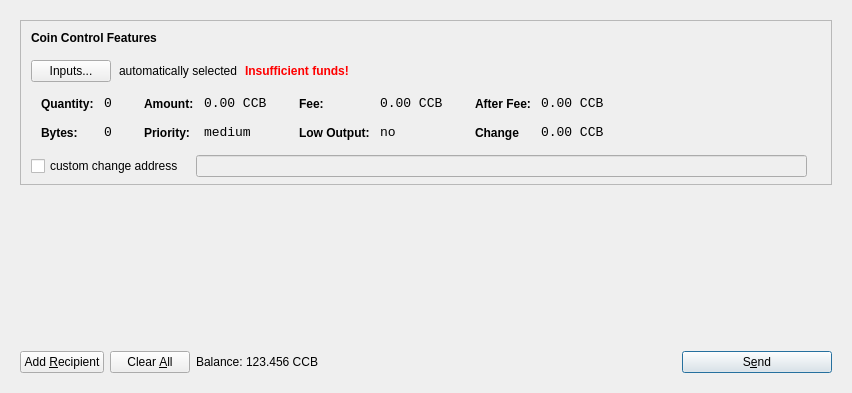
<?xml version="1.0" encoding="UTF-8"?>
<ui version="4.0">
 <class>SendCoinsDialog</class>
 <widget class="QDialog" name="SendCoinsDialog">
  <property name="geometry">
   <rect>
    <x>0</x>
    <y>0</y>
    <width>849</width>
    <height>393</height>
   </rect>
  </property>
  <property name="windowTitle">
   <string>Send Coins</string>
  </property>
  <layout class="QVBoxLayout" name="verticalLayout">
   <item>
    <widget class="QFrame" name="frameMain">
     <layout class="QVBoxLayout" name="verticalLayout_3">
      <item>
       <widget class="QFrame" name="frameCoinControl">
        <property name="sizePolicy">
         <sizepolicy hsizetype="Expanding" vsizetype="Expanding">
          <horstretch>0</horstretch>
          <verstretch>0</verstretch>
         </sizepolicy>
        </property>
        <property name="maximumSize">
         <size>
          <width>16777215</width>
          <height>16777215</height>
         </size>
        </property>
        <property name="frameShape">
         <enum>QFrame::StyledPanel</enum>
        </property>
        <property name="frameShadow">
         <enum>QFrame::Sunken</enum>
        </property>
        <layout class="QVBoxLayout" name="verticalLayoutCoinControl2">
         <property name="spacing">
          <number>6</number>
         </property>
         <property name="leftMargin">
          <number>0</number>
         </property>
         <property name="topMargin">
          <number>0</number>
         </property>
         <property name="rightMargin">
          <number>0</number>
         </property>
         <property name="bottomMargin">
          <number>6</number>
         </property>
         <item>
          <layout class="QVBoxLayout" name="verticalLayoutCoinControl" stretch="0,0,0,0,1">
           <property name="spacing">
            <number>0</number>
           </property>
           <property name="leftMargin">
            <number>10</number>
           </property>
           <property name="topMargin">
            <number>10</number>
           </property>
           <item>
            <layout class="QHBoxLayout" name="horizontalLayoutCoinControl1">
             <property name="bottomMargin">
              <number>15</number>
             </property>
             <item>
              <widget class="QLabel" name="labelCoinControlFeatures">
               <property name="sizePolicy">
                <sizepolicy hsizetype="Preferred" vsizetype="Maximum">
                 <horstretch>0</horstretch>
                 <verstretch>0</verstretch>
                </sizepolicy>
               </property>
               <property name="font">
                <font>
                 <weight>75</weight>
                 <bold>true</bold>
                </font>
               </property>
               <property name="styleSheet">
                <string notr="true">font-weight:bold;</string>
               </property>
               <property name="text">
                <string>Coin Control Features</string>
               </property>
              </widget>
             </item>
            </layout>
           </item>
           <item>
            <layout class="QHBoxLayout" name="horizontalLayoutCoinControl2" stretch="0,0,0,0">
             <property name="spacing">
              <number>8</number>
             </property>
             <property name="bottomMargin">
              <number>10</number>
             </property>
             <item>
              <widget class="QPushButton" name="pushButtonCoinControl">
               <property name="styleSheet">
                <string notr="true"/>
               </property>
               <property name="text">
                <string>Inputs...</string>
               </property>
              </widget>
             </item>
             <item>
              <widget class="QLabel" name="labelCoinControlAutomaticallySelected">
               <property name="text">
                <string>automatically selected</string>
               </property>
               <property name="margin">
                <number>5</number>
               </property>
              </widget>
             </item>
             <item>
              <widget class="QLabel" name="labelCoinControlInsuffFunds">
               <property name="font">
                <font>
                 <weight>75</weight>
                 <bold>true</bold>
                </font>
               </property>
               <property name="styleSheet">
                <string notr="true">color:red;font-weight:bold;</string>
               </property>
               <property name="text">
                <string>Insufficient funds!</string>
               </property>
               <property name="margin">
                <number>5</number>
               </property>
              </widget>
             </item>
             <item>
              <spacer name="horizontalSpacerCoinControl">
               <property name="orientation">
                <enum>Qt::Horizontal</enum>
               </property>
               <property name="sizeHint" stdset="0">
                <size>
                 <width>40</width>
                 <height>1</height>
                </size>
               </property>
              </spacer>
             </item>
            </layout>
           </item>
           <item>
            <widget class="QWidget" name="widgetCoinControl" native="true">
             <property name="sizePolicy">
              <sizepolicy hsizetype="Preferred" vsizetype="Preferred">
               <horstretch>0</horstretch>
               <verstretch>0</verstretch>
              </sizepolicy>
             </property>
             <property name="minimumSize">
              <size>
               <width>0</width>
               <height>0</height>
              </size>
             </property>
             <property name="styleSheet">
              <string notr="true"/>
             </property>
             <layout class="QHBoxLayout" name="horizontalLayoutCoinControl5">
              <property name="leftMargin">
               <number>0</number>
              </property>
              <property name="topMargin">
               <number>0</number>
              </property>
              <property name="rightMargin">
               <number>0</number>
              </property>
              <property name="bottomMargin">
               <number>0</number>
              </property>
              <item>
               <layout class="QHBoxLayout" name="horizontalLayoutCoinControl3" stretch="0,0,0,1">
                <property name="spacing">
                 <number>20</number>
                </property>
                <property name="topMargin">
                 <number>0</number>
                </property>
                <property name="bottomMargin">
                 <number>10</number>
                </property>
                <item>
                 <layout class="QFormLayout" name="formLayoutCoinControl1">
                  <property name="horizontalSpacing">
                   <number>10</number>
                  </property>
                  <property name="verticalSpacing">
                   <number>14</number>
                  </property>
                  <property name="leftMargin">
                   <number>10</number>
                  </property>
                  <property name="topMargin">
                   <number>4</number>
                  </property>
                  <property name="rightMargin">
                   <number>6</number>
                  </property>
                  <item row="0" column="0">
                   <widget class="QLabel" name="labelCoinControlQuantityText">
                    <property name="styleSheet">
                     <string notr="true">font-weight:bold;</string>
                    </property>
                    <property name="text">
                     <string>Quantity:</string>
                    </property>
                    <property name="margin">
                     <number>0</number>
                    </property>
                   </widget>
                  </item>
                  <item row="0" column="1">
                   <widget class="QLabel" name="labelCoinControlQuantity">
                    <property name="font">
                     <font>
                      <family>Monospace</family>
                      <pointsize>10</pointsize>
                     </font>
                    </property>
                    <property name="cursor">
                     <cursorShape>IBeamCursor</cursorShape>
                    </property>
                    <property name="contextMenuPolicy">
                     <enum>Qt::ActionsContextMenu</enum>
                    </property>
                    <property name="text">
                     <string>0</string>
                    </property>
                    <property name="margin">
                     <number>0</number>
                    </property>
                    <property name="textInteractionFlags">
                     <set>Qt::LinksAccessibleByMouse|Qt::TextSelectableByKeyboard|Qt::TextSelectableByMouse</set>
                    </property>
                   </widget>
                  </item>
                  <item row="1" column="0">
                   <widget class="QLabel" name="labelCoinControlBytesText">
                    <property name="styleSheet">
                     <string notr="true">font-weight:bold;</string>
                    </property>
                    <property name="text">
                     <string>Bytes:</string>
                    </property>
                   </widget>
                  </item>
                  <item row="1" column="1">
                   <widget class="QLabel" name="labelCoinControlBytes">
                    <property name="font">
                     <font>
                      <family>Monospace</family>
                      <pointsize>10</pointsize>
                     </font>
                    </property>
                    <property name="cursor">
                     <cursorShape>IBeamCursor</cursorShape>
                    </property>
                    <property name="contextMenuPolicy">
                     <enum>Qt::ActionsContextMenu</enum>
                    </property>
                    <property name="text">
                     <string>0</string>
                    </property>
                    <property name="textInteractionFlags">
                     <set>Qt::LinksAccessibleByMouse|Qt::TextSelectableByKeyboard|Qt::TextSelectableByMouse</set>
                    </property>
                   </widget>
                  </item>
                 </layout>
                </item>
                <item>
                 <layout class="QFormLayout" name="formLayoutCoinControl2">
                  <property name="horizontalSpacing">
                   <number>10</number>
                  </property>
                  <property name="verticalSpacing">
                   <number>14</number>
                  </property>
                  <property name="leftMargin">
                   <number>6</number>
                  </property>
                  <property name="topMargin">
                   <number>4</number>
                  </property>
                  <property name="rightMargin">
                   <number>6</number>
                  </property>
                  <item row="0" column="0">
                   <widget class="QLabel" name="labelCoinControlAmountText">
                    <property name="styleSheet">
                     <string notr="true">font-weight:bold;</string>
                    </property>
                    <property name="text">
                     <string>Amount:</string>
                    </property>
                    <property name="margin">
                     <number>0</number>
                    </property>
                   </widget>
                  </item>
                  <item row="0" column="1">
                   <widget class="QLabel" name="labelCoinControlAmount">
                    <property name="font">
                     <font>
                      <family>Monospace</family>
                      <pointsize>10</pointsize>
                     </font>
                    </property>
                    <property name="cursor">
                     <cursorShape>IBeamCursor</cursorShape>
                    </property>
                    <property name="contextMenuPolicy">
                     <enum>Qt::ActionsContextMenu</enum>
                    </property>
                    <property name="text">
                     <string>0.00 CCB</string>
                    </property>
                    <property name="textInteractionFlags">
                     <set>Qt::LinksAccessibleByMouse|Qt::TextSelectableByKeyboard|Qt::TextSelectableByMouse</set>
                    </property>
                   </widget>
                  </item>
                  <item row="1" column="0">
                   <widget class="QLabel" name="labelCoinControlPriorityText">
                    <property name="styleSheet">
                     <string notr="true">font-weight:bold;</string>
                    </property>
                    <property name="text">
                     <string>Priority:</string>
                    </property>
                   </widget>
                  </item>
                  <item row="1" column="1">
                   <widget class="QLabel" name="labelCoinControlPriority">
                    <property name="font">
                     <font>
                      <family>Monospace</family>
                      <pointsize>10</pointsize>
                     </font>
                    </property>
                    <property name="cursor">
                     <cursorShape>IBeamCursor</cursorShape>
                    </property>
                    <property name="contextMenuPolicy">
                     <enum>Qt::ActionsContextMenu</enum>
                    </property>
                    <property name="text">
                     <string>medium</string>
                    </property>
                    <property name="textInteractionFlags">
                     <set>Qt::LinksAccessibleByMouse|Qt::TextSelectableByKeyboard|Qt::TextSelectableByMouse</set>
                    </property>
                   </widget>
                  </item>
                 </layout>
                </item>
                <item>
                 <layout class="QFormLayout" name="formLayoutCoinControl3">
                  <property name="horizontalSpacing">
                   <number>10</number>
                  </property>
                  <property name="verticalSpacing">
                   <number>14</number>
                  </property>
                  <property name="leftMargin">
                   <number>6</number>
                  </property>
                  <property name="topMargin">
                   <number>4</number>
                  </property>
                  <property name="rightMargin">
                   <number>6</number>
                  </property>
                  <item row="0" column="0">
                   <widget class="QLabel" name="labelCoinControlFeeText">
                    <property name="styleSheet">
                     <string notr="true">font-weight:bold;</string>
                    </property>
                    <property name="text">
                     <string>Fee:</string>
                    </property>
                    <property name="margin">
                     <number>0</number>
                    </property>
                   </widget>
                  </item>
                  <item row="0" column="1">
                   <widget class="QLabel" name="labelCoinControlFee">
                    <property name="font">
                     <font>
                      <family>Monospace</family>
                      <pointsize>10</pointsize>
                     </font>
                    </property>
                    <property name="cursor">
                     <cursorShape>IBeamCursor</cursorShape>
                    </property>
                    <property name="contextMenuPolicy">
                     <enum>Qt::ActionsContextMenu</enum>
                    </property>
                    <property name="text">
                     <string>0.00 CCB</string>
                    </property>
                    <property name="textInteractionFlags">
                     <set>Qt::LinksAccessibleByMouse|Qt::TextSelectableByKeyboard|Qt::TextSelectableByMouse</set>
                    </property>
                   </widget>
                  </item>
                  <item row="1" column="0">
                   <widget class="QLabel" name="labelCoinControlLowOutputText">
                    <property name="styleSheet">
                     <string notr="true">font-weight:bold;</string>
                    </property>
                    <property name="text">
                     <string>Low Output:</string>
                    </property>
                   </widget>
                  </item>
                  <item row="1" column="1">
                   <widget class="QLabel" name="labelCoinControlLowOutput">
                    <property name="font">
                     <font>
                      <family>Monospace</family>
                      <pointsize>10</pointsize>
                     </font>
                    </property>
                    <property name="cursor">
                     <cursorShape>IBeamCursor</cursorShape>
                    </property>
                    <property name="contextMenuPolicy">
                     <enum>Qt::ActionsContextMenu</enum>
                    </property>
                    <property name="text">
                     <string>no</string>
                    </property>
                    <property name="textInteractionFlags">
                     <set>Qt::LinksAccessibleByMouse|Qt::TextSelectableByKeyboard|Qt::TextSelectableByMouse</set>
                    </property>
                   </widget>
                  </item>
                 </layout>
                </item>
                <item>
                 <layout class="QFormLayout" name="formLayoutCoinControl4">
                  <property name="horizontalSpacing">
                   <number>10</number>
                  </property>
                  <property name="verticalSpacing">
                   <number>14</number>
                  </property>
                  <property name="leftMargin">
                   <number>6</number>
                  </property>
                  <property name="topMargin">
                   <number>4</number>
                  </property>
                  <property name="rightMargin">
                   <number>6</number>
                  </property>
                  <item row="0" column="0">
                   <widget class="QLabel" name="labelCoinControlAfterFeeText">
                    <property name="styleSheet">
                     <string notr="true">font-weight:bold;</string>
                    </property>
                    <property name="text">
                     <string>After Fee:</string>
                    </property>
                    <property name="margin">
                     <number>0</number>
                    </property>
                   </widget>
                  </item>
                  <item row="0" column="1">
                   <widget class="QLabel" name="labelCoinControlAfterFee">
                    <property name="font">
                     <font>
                      <family>Monospace</family>
                      <pointsize>10</pointsize>
                     </font>
                    </property>
                    <property name="cursor">
                     <cursorShape>IBeamCursor</cursorShape>
                    </property>
                    <property name="contextMenuPolicy">
                     <enum>Qt::ActionsContextMenu</enum>
                    </property>
                    <property name="text">
                     <string>0.00 CCB</string>
                    </property>
                    <property name="textInteractionFlags">
                     <set>Qt::LinksAccessibleByMouse|Qt::TextSelectableByKeyboard|Qt::TextSelectableByMouse</set>
                    </property>
                   </widget>
                  </item>
                  <item row="1" column="0">
                   <widget class="QLabel" name="labelCoinControlChangeText">
                    <property name="styleSheet">
                     <string notr="true">font-weight:bold;</string>
                    </property>
                    <property name="text">
                     <string>Change</string>
                    </property>
                   </widget>
                  </item>
                  <item row="1" column="1">
                   <widget class="QLabel" name="labelCoinControlChange">
                    <property name="font">
                     <font>
                      <family>Monospace</family>
                      <pointsize>10</pointsize>
                     </font>
                    </property>
                    <property name="cursor">
                     <cursorShape>IBeamCursor</cursorShape>
                    </property>
                    <property name="contextMenuPolicy">
                     <enum>Qt::ActionsContextMenu</enum>
                    </property>
                    <property name="text">
                     <string>0.00 CCB</string>
                    </property>
                    <property name="textInteractionFlags">
                     <set>Qt::LinksAccessibleByMouse|Qt::TextSelectableByKeyboard|Qt::TextSelectableByMouse</set>
                    </property>
                   </widget>
                  </item>
                 </layout>
                </item>
               </layout>
              </item>
             </layout>
            </widget>
           </item>
           <item>
            <layout class="QHBoxLayout" name="horizontalLayoutCoinControl4" stretch="0,0,0">
             <property name="spacing">
              <number>12</number>
             </property>
             <property name="sizeConstraint">
              <enum>QLayout::SetDefaultConstraint</enum>
             </property>
             <property name="topMargin">
              <number>5</number>
             </property>
             <property name="rightMargin">
              <number>5</number>
             </property>
             <item>
              <widget class="QCheckBox" name="checkBoxCoinControlChange">
               <property name="text">
                <string>custom change address</string>
               </property>
              </widget>
             </item>
             <item>
              <widget class="QLineEdit" name="lineEditCoinControlChange">
               <property name="enabled">
                <bool>false</bool>
               </property>
               <property name="sizePolicy">
                <sizepolicy hsizetype="Expanding" vsizetype="Fixed">
                 <horstretch>0</horstretch>
                 <verstretch>0</verstretch>
                </sizepolicy>
               </property>
              </widget>
             </item>
             <item>
              <widget class="QLabel" name="labelCoinControlChangeLabel">
               <property name="sizePolicy">
                <sizepolicy hsizetype="Preferred" vsizetype="Expanding">
                 <horstretch>0</horstretch>
                 <verstretch>0</verstretch>
                </sizepolicy>
               </property>
               <property name="minimumSize">
                <size>
                 <width>0</width>
                 <height>0</height>
                </size>
               </property>
               <property name="text">
                <string/>
               </property>
               <property name="margin">
                <number>3</number>
               </property>
              </widget>
             </item>
            </layout>
           </item>
           <item>
            <spacer name="verticalSpacerCoinControl">
             <property name="orientation">
              <enum>Qt::Vertical</enum>
             </property>
             <property name="sizeHint" stdset="0">
              <size>
               <width>800</width>
               <height>1</height>
              </size>
             </property>
            </spacer>
           </item>
          </layout>
         </item>
        </layout>
       </widget>
      </item>
      <item>
       <widget class="QScrollArea" name="scrollArea">
        <property name="frameShape">
         <enum>QFrame::NoFrame</enum>
        </property>
        <property name="widgetResizable">
         <bool>true</bool>
        </property>
        <widget class="QWidget" name="scrollAreaWidgetContents">
         <property name="geometry">
          <rect>
           <x>0</x>
           <y>0</y>
           <width>813</width>
           <height>148</height>
          </rect>
         </property>
         <layout class="QVBoxLayout" name="verticalLayout_2">
          <property name="leftMargin">
           <number>0</number>
          </property>
          <property name="topMargin">
           <number>0</number>
          </property>
          <property name="rightMargin">
           <number>0</number>
          </property>
          <property name="bottomMargin">
           <number>0</number>
          </property>
          <item>
           <layout class="QVBoxLayout" name="entries">
            <property name="spacing">
             <number>6</number>
            </property>
           </layout>
          </item>
          <item>
           <spacer name="verticalSpacer">
            <property name="orientation">
             <enum>Qt::Vertical</enum>
            </property>
            <property name="sizeHint" stdset="0">
             <size>
              <width>20</width>
              <height>40</height>
             </size>
            </property>
           </spacer>
          </item>
         </layout>
        </widget>
       </widget>
      </item>
      <item>
       <layout class="QHBoxLayout" name="horizontalLayout">
        <item>
         <widget class="QPushButton" name="addButton">
          <property name="toolTip">
           <string>Send to multiple recipients at once</string>
          </property>
          <property name="text">
           <string>Add &amp;Recipient</string>
          </property>
          <property name="icon">
           <iconset resource="../bitcoin.qrc">
            <normaloff>:/icons/add</normaloff>:/icons/add</iconset>
          </property>
          <property name="autoDefault">
           <bool>false</bool>
          </property>
         </widget>
        </item>
        <item>
         <widget class="QPushButton" name="clearButton">
          <property name="sizePolicy">
           <sizepolicy hsizetype="Minimum" vsizetype="Fixed">
            <horstretch>0</horstretch>
            <verstretch>0</verstretch>
           </sizepolicy>
          </property>
          <property name="toolTip">
           <string>Remove all transaction fields</string>
          </property>
          <property name="text">
           <string>Clear &amp;All</string>
          </property>
          <property name="icon">
           <iconset resource="../bitcoin.qrc">
            <normaloff>:/icons/remove</normaloff>:/icons/remove</iconset>
          </property>
          <property name="autoRepeatDelay">
           <number>300</number>
          </property>
          <property name="autoDefault">
           <bool>false</bool>
          </property>
         </widget>
        </item>
        <item>
         <layout class="QHBoxLayout" name="horizontalLayout_2">
          <property name="spacing">
           <number>3</number>
          </property>
          <item>
           <widget class="QLabel" name="label">
            <property name="sizePolicy">
             <sizepolicy hsizetype="Preferred" vsizetype="Fixed">
              <horstretch>0</horstretch>
              <verstretch>0</verstretch>
             </sizepolicy>
            </property>
            <property name="text">
             <string>Balance:</string>
            </property>
           </widget>
          </item>
          <item>
           <widget class="QLabel" name="labelBalance">
            <property name="sizePolicy">
             <sizepolicy hsizetype="Preferred" vsizetype="Fixed">
              <horstretch>0</horstretch>
              <verstretch>0</verstretch>
             </sizepolicy>
            </property>
            <property name="cursor">
             <cursorShape>IBeamCursor</cursorShape>
            </property>
            <property name="text">
             <string>123.456 CCB</string>
            </property>
            <property name="textInteractionFlags">
             <set>Qt::LinksAccessibleByMouse|Qt::TextSelectableByKeyboard|Qt::TextSelectableByMouse</set>
            </property>
           </widget>
          </item>
         </layout>
        </item>
        <item>
         <spacer name="horizontalSpacer">
          <property name="orientation">
           <enum>Qt::Horizontal</enum>
          </property>
          <property name="sizeHint" stdset="0">
           <size>
            <width>40</width>
            <height>20</height>
           </size>
          </property>
         </spacer>
        </item>
        <item>
         <widget class="QPushButton" name="sendButton">
          <property name="minimumSize">
           <size>
            <width>150</width>
            <height>0</height>
           </size>
          </property>
          <property name="toolTip">
           <string>Confirm the send action</string>
          </property>
          <property name="text">
           <string>S&amp;end</string>
          </property>
          <property name="icon">
           <iconset resource="../bitcoin.qrc">
            <normaloff>:/icons/send</normaloff>:/icons/send</iconset>
          </property>
          <property name="default">
           <bool>true</bool>
          </property>
         </widget>
        </item>
       </layout>
      </item>
     </layout>
     <zorder>scrollArea</zorder>
     <zorder>frameCoinControl</zorder>
     <zorder></zorder>
    </widget>
   </item>
  </layout>
 </widget>
 <resources>
  <include location="../bitcoin.qrc"/>
 </resources>
 <connections/>
</ui>
